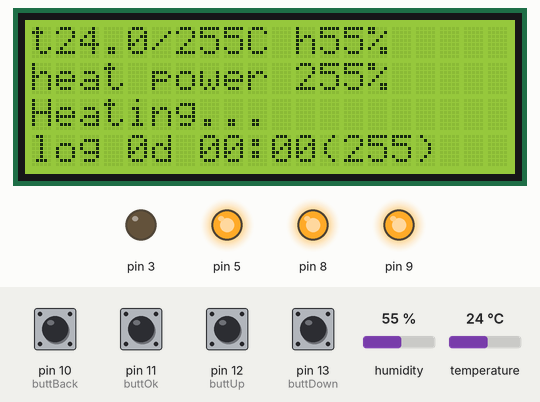
Bench run of a program on a simulated Arduino Uno, built with avr-gcc and run on an emulated ATmega328P. Shown: 20×4 character LCD, output pins drawn as LEDs (lit = HIGH). Inputs (shaded band) come from the test bench; at power-on: pin 10 (buttBack), pin 11 (buttOk), pin 12 (buttUp), pin 13 (buttDown) HIGH, humidity 55 %, temperature 24 °C. What the program prints to the serial monitor is not drawn.

Above: at 2.2 s.
2.3 s: pin 11 (buttOk) pulled LOW for 0.15 s
At 3.4 s:
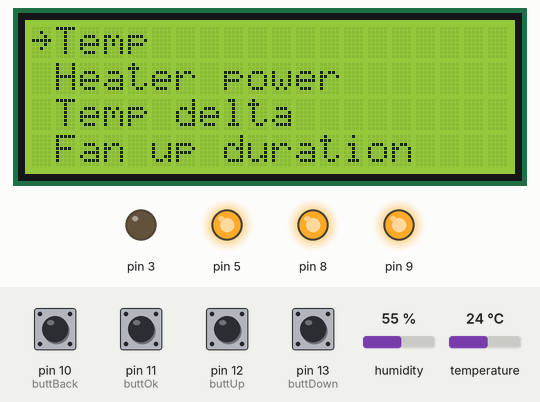
3.9 s: pin 12 (buttUp) pulled LOW for 0.15 s
At 4.7 s:
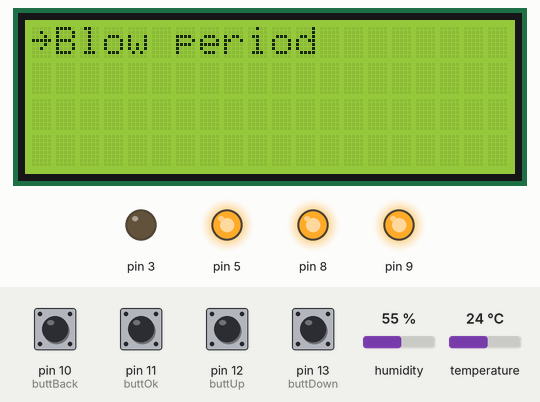
5.5 s: pin 11 (buttOk) pulled LOW for 1 s
At 6.8 s:
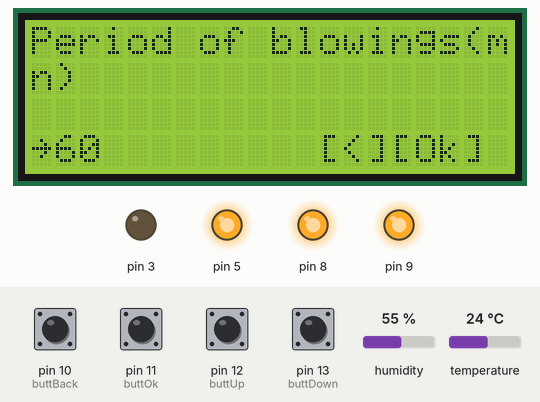
8.0 s: pin 13 (buttDown) pulled LOW for 0.15 s
At 9.0 s:
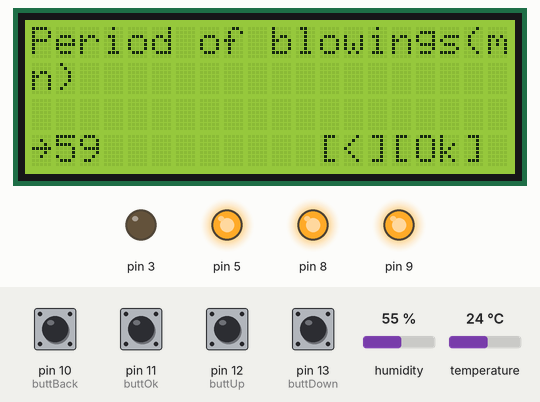
9.6 s: pin 13 (buttDown) pulled LOW for 1 s
12.1 s: pin 10 (buttBack) pulled LOW for 0.15 s
At 13.4 s:
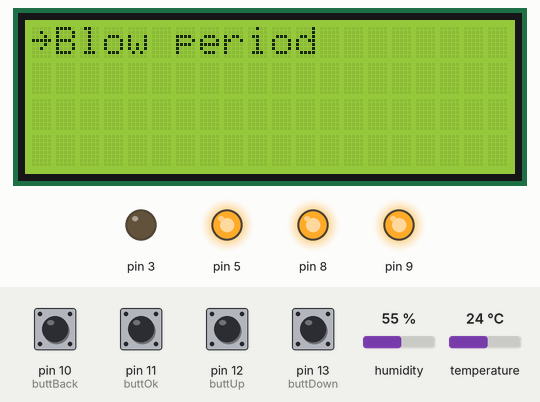
Timing chart, 0 to 14.7 s (numbered marks = the images above; inputs shaded):
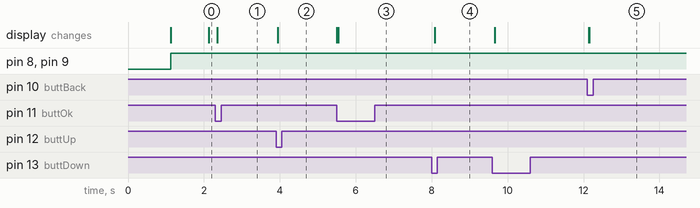

Measured:
- after the input at 2.3 s, the display: changes after 0.05 s (image 1)
- after the input at 3.9 s, the display: changes after 0.05 s (image 2)
- after the input at 5.5 s, the display: first changes at once (image 3 shows a later state)
- after the input at 8.0 s, the display: changes after 0.08 s (image 4)
- after the input at 12.1 s, the display: first changes at once (image 5 shows a later state)

The program:

main.cpp
```cpp
#include <Arduino.h>
#include <Button.h>
#include <DHT.h>
#include <LiquidCrystal_I2C.h>
#include <EEPROM.h>

#define LCD_ROWS 4
#define LCD_COLS 20

Button buttUp(12);   // Connect your button between pin 2 and GND
Button buttDown(13); // Connect your button between pin 3 and GND
Button buttBack(10); // Connect your button between pin 4 and GND
Button buttOk(11);

LiquidCrystal_I2C lcd(0x27, 20, 4);

struct SysSets
{
  int menuItem = 0;
  int inmenu = 0;
  int menuEditVal = 0;
  bool editing = 0;
  bool keyPressed[4] = {0, 0, 0, 0};

  uint16_t climate = 0;
  bool menuRunning = 0;
  uint8_t holdingTemp = 0;
  uint8_t fanDuration = 0;
  uint8_t ventPeriod = 0;
  uint8_t heatPower = 100;
  uint8_t tempDelta = 10;

  uint32_t probeTimer = 0;
  uint32_t screenTimer = 0;
  uint32_t ledTimer = 0;
  uint32_t dimmerTimer = 0;
  uint32_t fanDurTimer = 0;
  uint32_t threeHourTimer = 0;

  uint32_t clockTimer = 0;
  uint32_t uptimeMins = 0;
  uint32_t longTimer = 0;
  uint32_t hourTimer = 0;
  uint32_t min = 0;
  uint32_t hour = 0;
  int day = 0;

  bool heater = 0;
  bool vent = 0;

} sysSets;

struct SysLog{

  uint8_t month = 0;
  uint8_t length = 0;
  uint8_t threeHourPower = 0;
  int pwr;

} sysLog;

struct MenuPage
{
  String txt;
  String *list;
  uint8_t listcount;
  int initialV[4] = {0, 0, 0, 1}; // min val max step
  int nextInmenu = 0;
  int prevInmenu = 0;
};

DHT dht(4, DHT11);

struct Climate
{
  int temp;
  int hmd;
  //char screenStr[20];
} globalClimate;

/////////////////////////////////////////////////////////

//System
Climate getClimate();
void sysClock();
void sysLogger();
void logToSerial();

//Power
void watchPowerTriggers();
void controlHeater();
void controlVent();
void powerDimmer(int);

/////////////////////////////////////////////////////////

void powerDimmer(int pin){ //диммирование

  if(millis() - sysSets.dimmerTimer > 10){

  sysSets.dimmerTimer = millis();
  int pwr = map(sysSets.heatPower, 0, 100, 0, 255);
  static byte count, last, lastVal;
  int val = ((uint16_t)++count * pwr) >> 8;
  if (lastVal != (val != last)) digitalWrite(pin, val != last);
  lastVal = (val != last);
  last = val;

  }

}


void watchPowerTriggers(){

  controlHeater();
  controlVent();

  //обогреватель работает с диммером
  if(sysSets.heater){
    powerDimmer(9);
  } else digitalWrite(9, LOW);

  //вентилятор просто вкл/выкл
  if(sysSets.vent) digitalWrite(8, HIGH);
  else {
    delay(50);
    digitalWrite(8, LOW);
  }

}

void controlHeater(){

  //если заданное значение на градус больше фактического
  // 27 * 10 > 258 + 10 (25.8 + 1)
  if(!sysSets.heater && sysSets.holdingTemp * 10 > globalClimate.temp + sysSets.tempDelta){

    //обогреватель и вентилятор включить
    sysSets.heater = 1;
    sysSets.vent = 1;

  } else if (sysSets.heater && sysSets.holdingTemp * 10 < globalClimate.temp){

    sysSets.heater = 0;
    sysSets.vent = 0;
    sysSets.longTimer = sysSets.uptimeMins;

  }

  return;

}

void controlVent(){

  uint32_t fandur = sysSets.fanDuration * 1000;
  uint32_t fp = sysSets.ventPeriod;

  if(!sysSets.vent && sysSets.uptimeMins - sysSets.longTimer >= fp){

    sysSets.longTimer = sysSets.uptimeMins;
    sysSets.fanDurTimer = millis();
    sysSets.vent = 1;

  } else if(!sysSets.heater && sysSets.vent && millis() - sysSets.fanDurTimer  > fandur){

    sysSets.vent = 0;
    sysSets.longTimer = sysSets.uptimeMins;

  }

  return;

}

Climate getClimate()
{
  // считываем температуру (t) и влажность (h)
  Climate tempHum;

  float h = dht.readHumidity();
  float t = dht.readTemperature();

  tempHum.hmd = (h * 100) / 10;
  tempHum.temp = (t * 100) / 10;

  return tempHum;
}

void sysLogger(){

  //раз в 3 часа средние показания записываются
  if(sysSets.uptimeMins - sysSets.threeHourTimer == 180){

    //kwtH * 3h = threeHourPower / 60
    //Именно так! Иначе не лезет целым числом в 1 байт
    sysLog.threeHourPower = sysLog.pwr / 100;

    sysSets.threeHourTimer = sysSets.uptimeMins;

    //30 дней, 8 записей в день
    if(sysLog.length == 240){
      sysLog.month++;

      if (sysLog.month > 3){
        sysLog.month = 0;
        sysSets.uptimeMins = 0;
      }

      sysLog.length = 0;
    }

    //записать в еепром. месяц, колво 3-часовых записей, [записи]
    sysLog.length++;
    EEPROM.write(8, sysLog.month);
    EEPROM.write(9, sysLog.length);
    EEPROM.write(9 + sysLog.length + (240 * sysLog.month), sysLog.threeHourPower);

  }

  return;

}

void logToSerial(){
  int bytesToRead;
  bytesToRead = 10 + (sysLog.length + (240 * sysLog.month));
  String scrstr = "Logged ";
  scrstr += sysLog.month;
  scrstr += " month, ";
  scrstr += sysLog.length;
  scrstr += " 3-hour records stored: ";

  for(int i = 10; i < bytesToRead; i++){
    uint8_t r;
    r = EEPROM.read(i);
    scrstr += r;
    scrstr += " ";
  }

  Serial.println(scrstr);


}

void sysClock(){

  if(millis() - sysSets.clockTimer > 60000){

    sysSets.uptimeMins++;
    sysSets.clockTimer = millis();

    //счет часов и минут
    sysSets.hour = sysSets.uptimeMins / 60;
    sysSets.min = sysSets.uptimeMins - (60 * sysSets.hour);
    sysSets.day = sysSets.hour / 24;
    sysSets.hour = sysSets.hour - (24 * sysSets.day);

    //подсчет средних затрат ээ
    //if(sysSets.heater) sysLog.threeHourPower = (sysLog.threeHourPower + sysSets.heatPower) / sysSets.uptimeMins;
    if(sysSets.heater) sysLog.pwr += sysSets.heatPower;

  }


  return;
}

int menuPageSetup(MenuPage page)
{
  int output = -1;

  if (buttUp.pressed()){
    lcd.clear();
    sysSets.menuEditVal++;

  } else if (buttDown.pressed()){
    lcd.clear();
    sysSets.menuEditVal--;

  } else if (buttBack.pressed()){
    lcd.clear();
    sysSets.editing = 0;
    sysSets.inmenu = page.prevInmenu;
    output = -1;
    return output;

  } else if (buttOk.pressed()){
    lcd.clear();
    sysSets.inmenu = page.nextInmenu;
    sysSets.editing = 0;
    output = sysSets.menuEditVal;
    sysSets.menuEditVal = 0;
    return output; // сохранить результат
  }

  if(!sysSets.editing) sysSets.menuEditVal = page.initialV[1];
  sysSets.editing = 1;

  //печать сообщения
  for (uint8_t i = 0; i < 3; i++)
  {
    lcd.setCursor(0, i);
    if (page.txt.length() < i * 20)
      break;
    lcd.print(page.txt.substring((i * 21), (i * 21) + 20));
  }

  //ограничение настройки
  sysSets.menuEditVal = (sysSets.menuEditVal > page.initialV[2]) ? page.initialV[2] : sysSets.menuEditVal;
  sysSets.menuEditVal = (sysSets.menuEditVal < page.initialV[0]) ? page.initialV[0] : sysSets.menuEditVal;

  lcd.setCursor(0, 3);
  lcd.print("~");
  lcd.print(sysSets.menuEditVal);
  lcd.setCursor(12, 3); // столбец, строка
  lcd.print("[<][Ok]");


  return output;
}

void mainScreen(){

  if(millis() - sysSets.ledTimer > 300000) lcd.noBacklight();

  if(millis() - sysSets.screenTimer > 1000){

    sysSets.screenTimer = millis();

    //if(globalClimate.temp < 100)

    String scrstr;
    scrstr += "t";
    scrstr += (globalClimate.temp < 100)? String(globalClimate.temp).substring(0, 1) : String(globalClimate.temp).substring(0, 2);
    scrstr += ".";
    scrstr += (globalClimate.temp < 100)? String(globalClimate.temp).substring(1, 2) : String(globalClimate.temp).substring(2, 3);
    scrstr += "/";
    scrstr += sysSets.holdingTemp;
    scrstr += "C ";

    scrstr += "h";
    scrstr += (globalClimate.hmd < 100)? String(globalClimate.hmd).substring(0, 1) : String(globalClimate.hmd).substring(0, 2);
    scrstr += "% ";

    //if(sysSets.heater) scrstr += "";

    //lcd.clear();
    lcd.setCursor(0, 0);
    lcd.print(scrstr);
    lcd.setCursor(0, 1);

    scrstr = "heat power ";
    scrstr += sysSets.heatPower;
    scrstr += "%";

    lcd.print(scrstr);

    lcd.setCursor(0, 2);

    if(!sysSets.vent && !sysSets.heater){
      uint8_t m = (sysSets.longTimer + sysSets.ventPeriod) - sysSets.uptimeMins;
      scrstr = "fan up ~ ";
      scrstr += m;
      scrstr += "min  ";
      lcd.print(scrstr);

    } else if (sysSets.vent && !sysSets.heater){
      uint8_t m = ((sysSets.fanDurTimer + sysSets.fanDuration * 1000) - millis()) / 1000;
      scrstr = "fan down ~ ";
      scrstr += m;
      scrstr += "sec  ";
      lcd.print(scrstr);

    } else if (sysSets.heater){
      scrstr = "Heating...        ";
      lcd.print(scrstr);
    }

    lcd.setCursor(0, 3);
    scrstr = "log ";

    scrstr += sysSets.day;
    scrstr += "d ";
    scrstr += (sysSets.hour < 10)? "0" : "";
    scrstr += sysSets.hour;
    scrstr += ":";
    scrstr += (sysSets.min < 10)? "0" : "";
    scrstr += sysSets.min;

    scrstr += "(";
    scrstr += sysLog.length;
    scrstr += ")";

    lcd.print(scrstr);

  }

  return;

}

int menuList(String *menu, int cnt){
  //При нажатии Ок функция возвращает номер выбранного пункта

  sysSets.editing = 0;
  int output = -1;

  if (buttUp.pressed()){
    sysSets.menuItem--;
    lcd.clear();
  }
  if (buttDown.pressed()){
    sysSets.menuItem++;
    lcd.clear();
  }
  if (buttBack.pressed()){
    sysSets.inmenu = 0;
    lcd.clear();
    sysSets.menuItem = 0;
    return output;
  }
  if (buttOk.pressed()){
    lcd.clear();
    output = sysSets.menuItem;
    //sysSets.menuItem = 0;
    return output + 10; // сохранить результат
  }

  if (sysSets.menuItem > cnt - 1)
    sysSets.menuItem = 0;
  if (sysSets.menuItem < 0)
    sysSets.menuItem = cnt - 1;

  int mstart = sysSets.menuItem;

  // с какого места показывать меню
  lcd.setCursor(0, 0); // столбец, строка для курсора
  lcd.print("~");
  for (int i = 0; i < 4; i++)
  {
    lcd.setCursor(1, i); // столбец, строка

    lcd.print(menu[mstart]);
    if (mstart < cnt - 1)
      mstart++;
    else
      break;
  }

  return output;
}

void GUIBase(){

  if(sysSets.inmenu > 0 || buttUp.pressed()){
    lcd.backlight();
    sysSets.ledTimer = millis();
  }

  // нажатия кнопок и рендеринг в зависимости от положения
  if (sysSets.inmenu == 0){
    mainScreen();
    if (buttOk.pressed()){
      sysSets.inmenu = 1;
      lcd.clear();
    }

  } else if (sysSets.inmenu == 1){
    // главное меню - лист пунктов
    String menu[] = {"Temp", "Heater power", "Temp delta", "Fan up duration", "Blow period"};
    int cnt = sizeof(menu) / sizeof(menu[0]);
    int enteredMenu = menuList(menu, cnt);
    if (enteredMenu != -1)
      sysSets.inmenu = enteredMenu;

  } else if (sysSets.inmenu == 10){

    // Температура - страница сетапа
    MenuPage temp;
    temp.txt = "Set temp to hold(C)";
    temp.nextInmenu = 0;
    temp.prevInmenu = 1;
    temp.initialV[0] = 0;
    temp.initialV[1] = sysSets.holdingTemp;
    temp.initialV[2] = 50;
    int settedVal = menuPageSetup(temp);

    if (settedVal != -1){
      sysSets.holdingTemp = settedVal;
      EEPROM.write(0, sysSets.holdingTemp);
    }

  } else if (sysSets.inmenu == 11)
  {
    // Длит вентилятора
    MenuPage temp;
    temp.txt = "Power of heating(%)";
    temp.nextInmenu = 1;
    temp.prevInmenu = 1;
    temp.initialV[0] = 5;
    temp.initialV[1] = sysSets.heatPower;
    temp.initialV[2] = 100;
    int settedVal = menuPageSetup(temp);

    if (settedVal != -1){
      sysSets.heatPower = settedVal;
      EEPROM.write(1, sysSets.heatPower);
    }

  } else if (sysSets.inmenu == 12)
  {
    // Длит вентилятора
    MenuPage temp;
    temp.txt = "Temperature delta, C(x0.1)";
    temp.nextInmenu = 1;
    temp.prevInmenu = 1;
    temp.initialV[0] = 1;
    temp.initialV[1] = sysSets.tempDelta;
    temp.initialV[2] = 100;
    int settedVal = menuPageSetup(temp);

    if (settedVal != -1){
      sysSets.tempDelta = settedVal;
      EEPROM.write(2, sysSets.tempDelta);
    }

  }
  else if (sysSets.inmenu == 13)
  {
    // Длит вентилятора
    MenuPage temp;
    temp.txt = "Fan up duration(sec)";
    temp.nextInmenu = 1;
    temp.prevInmenu = 1;
    temp.initialV[0] = 0;
    temp.initialV[1] = sysSets.fanDuration;
    temp.initialV[2] = 180;
    int settedVal = menuPageSetup(temp);

    if (settedVal != -1){
      sysSets.fanDuration = settedVal;
      EEPROM.write(3, sysSets.fanDuration);
    }
  }
  else if (sysSets.inmenu == 14)
  {
    // Период вентилятора
    MenuPage temp;
    temp.txt = "Period of blowings(min)";
    temp.nextInmenu = 1;
    temp.prevInmenu = 1;
    temp.initialV[0] = 0;
    temp.initialV[1] = sysSets.ventPeriod;
    temp.initialV[2] = 60;
    int settedVal = menuPageSetup(temp);

    if (settedVal != -1){
      sysSets.ventPeriod = settedVal;
      EEPROM.write(4, sysSets.ventPeriod);
    }

  }
  else sysSets.inmenu = 1;
}

void setup()
{
  sysSets.probeTimer = millis();
  sysSets.clockTimer = millis();

  pinMode(13, INPUT);
  pinMode(12, INPUT);
  pinMode(11, INPUT);
  pinMode(10, INPUT);

  pinMode(9, OUTPUT);
  pinMode(8, OUTPUT);

  pinMode(4, INPUT);
  pinMode(5, OUTPUT);
  pinMode(3, OUTPUT);

  // подать питание на датчик темпы. Он висит на цифровых ногах
  digitalWrite(3, LOW);
  digitalWrite(5, HIGH);

  // digitalWrite(8, HIGH);

  dht.begin();
  Serial.begin(9600);
  lcd.init();      // инициализация
  lcd.backlight(); // включить подсветку

  buttUp.begin();
  buttDown.begin();
  buttBack.begin();
  buttOk.begin();

  buttOk.toggled();
  buttBack.toggled();
  buttUp.toggled();
  buttDown.toggled();

  //загрузка сохраненных настроек
  sysSets.holdingTemp = EEPROM.read(0);
  sysSets.heatPower = EEPROM.read(1);
  sysSets.tempDelta = EEPROM.read(2);
  sysSets.fanDuration = EEPROM.read(3);
  sysSets.ventPeriod = EEPROM.read(4);

  //загрузка отработанного времени

  //сделать пункт меню со сбросом лога
  //EEPROM.put(8, 0);
  //EEPROM.put(9, 0);
  sysLog.month = EEPROM.read(8);
  sysLog.length = EEPROM.read(9);
  sysSets.uptimeMins = (sysLog.length * 180) + (sysLog.month * 43200);
  sysSets.threeHourTimer = sysSets.uptimeMins;

  delay(1000);
  logToSerial();

}

void loop()
{

  sysClock();
  GUIBase();
  watchPowerTriggers();
  sysLogger();


  /* if(Serial.available() > 0){
    String command = Serial.readString();
    if(command == "log") logToSerial();
  } */

  if(millis() - sysSets.probeTimer > 2000){
    sysSets.probeTimer = millis();
    globalClimate = getClimate();
  }

}
```
